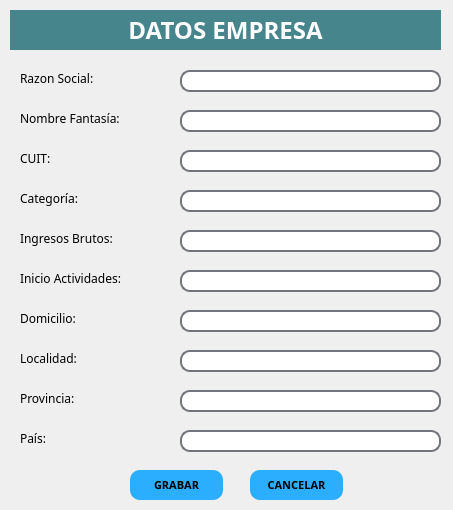
<?xml version="1.0" encoding="UTF-8"?>
<ui version="4.0">
 <class>ventana_Datos_Empresa</class>
 <widget class="QWidget" name="ventana_Datos_Empresa">
  <property name="geometry">
   <rect>
    <x>0</x>
    <y>0</y>
    <width>453</width>
    <height>510</height>
   </rect>
  </property>
  <property name="minimumSize">
   <size>
    <width>453</width>
    <height>510</height>
   </size>
  </property>
  <property name="maximumSize">
   <size>
    <width>453</width>
    <height>510</height>
   </size>
  </property>
  <property name="windowTitle">
   <string>Form</string>
  </property>
  <property name="styleSheet">
   <string notr="true">QLineEdit{
border-radius:10px;
border:2px solid rgb(114, 117, 126)
}

QLineEdit:hover{
border-radius:10px;
border:2px solid rgb(44, 182, 125)
}

QLineEdit:focus{
border-radius:10px;
border:2px solid rgb(127, 90, 240)
}</string>
  </property>
  <widget class="QLabel" name="labelArticulo_2">
   <property name="geometry">
    <rect>
     <x>10</x>
     <y>10</y>
     <width>431</width>
     <height>40</height>
    </rect>
   </property>
   <property name="minimumSize">
    <size>
     <width>0</width>
     <height>40</height>
    </size>
   </property>
   <property name="maximumSize">
    <size>
     <width>16777215</width>
     <height>40</height>
    </size>
   </property>
   <property name="font">
    <font>
     <family>Goldman</family>
     <pointsize>18</pointsize>
     <weight>75</weight>
     <bold>true</bold>
    </font>
   </property>
   <property name="styleSheet">
    <string notr="true">QLabel{
background-color:#46858b;
color:#ffffff
}</string>
   </property>
   <property name="text">
    <string>DATOS EMPRESA</string>
   </property>
   <property name="alignment">
    <set>Qt::AlignCenter</set>
   </property>
  </widget>
  <widget class="QLabel" name="label">
   <property name="geometry">
    <rect>
     <x>20</x>
     <y>70</y>
     <width>111</width>
     <height>16</height>
    </rect>
   </property>
   <property name="font">
    <font>
     <family>Goldman</family>
     <pointsize>9</pointsize>
    </font>
   </property>
   <property name="text">
    <string>Razon Social:</string>
   </property>
  </widget>
  <widget class="QLineEdit" name="lineEdit_razon_social_empresa">
   <property name="geometry">
    <rect>
     <x>180</x>
     <y>70</y>
     <width>261</width>
     <height>22</height>
    </rect>
   </property>
  </widget>
  <widget class="QLabel" name="label_2">
   <property name="geometry">
    <rect>
     <x>20</x>
     <y>110</y>
     <width>151</width>
     <height>16</height>
    </rect>
   </property>
   <property name="font">
    <font>
     <family>Goldman</family>
     <pointsize>9</pointsize>
    </font>
   </property>
   <property name="text">
    <string>Nombre Fantasía:</string>
   </property>
  </widget>
  <widget class="QLineEdit" name="lineEdit_nombre_fantasia_empresa">
   <property name="geometry">
    <rect>
     <x>180</x>
     <y>110</y>
     <width>261</width>
     <height>22</height>
    </rect>
   </property>
  </widget>
  <widget class="QLabel" name="label_3">
   <property name="geometry">
    <rect>
     <x>20</x>
     <y>150</y>
     <width>81</width>
     <height>16</height>
    </rect>
   </property>
   <property name="font">
    <font>
     <family>Goldman</family>
     <pointsize>9</pointsize>
    </font>
   </property>
   <property name="text">
    <string>CUIT:</string>
   </property>
  </widget>
  <widget class="QLineEdit" name="lineEdit_cuit_empresa">
   <property name="geometry">
    <rect>
     <x>180</x>
     <y>150</y>
     <width>261</width>
     <height>22</height>
    </rect>
   </property>
  </widget>
  <widget class="QLabel" name="label_4">
   <property name="geometry">
    <rect>
     <x>20</x>
     <y>230</y>
     <width>141</width>
     <height>16</height>
    </rect>
   </property>
   <property name="font">
    <font>
     <family>Goldman</family>
     <pointsize>9</pointsize>
    </font>
   </property>
   <property name="text">
    <string>Ingresos Brutos:</string>
   </property>
  </widget>
  <widget class="QLineEdit" name="lineEdit_iibb_empresa">
   <property name="geometry">
    <rect>
     <x>180</x>
     <y>230</y>
     <width>261</width>
     <height>22</height>
    </rect>
   </property>
  </widget>
  <widget class="QLabel" name="label_5">
   <property name="geometry">
    <rect>
     <x>20</x>
     <y>270</y>
     <width>151</width>
     <height>16</height>
    </rect>
   </property>
   <property name="font">
    <font>
     <family>Goldman</family>
     <pointsize>9</pointsize>
    </font>
   </property>
   <property name="text">
    <string>Inicio Actividades:</string>
   </property>
  </widget>
  <widget class="QLineEdit" name="lineEdit_inicio_actividades_empresa">
   <property name="geometry">
    <rect>
     <x>180</x>
     <y>270</y>
     <width>261</width>
     <height>22</height>
    </rect>
   </property>
  </widget>
  <widget class="QLabel" name="label_6">
   <property name="geometry">
    <rect>
     <x>20</x>
     <y>310</y>
     <width>81</width>
     <height>16</height>
    </rect>
   </property>
   <property name="font">
    <font>
     <family>Goldman</family>
     <pointsize>9</pointsize>
    </font>
   </property>
   <property name="text">
    <string>Domicilio:</string>
   </property>
  </widget>
  <widget class="QLineEdit" name="lineEdit_domicilio_empresa">
   <property name="geometry">
    <rect>
     <x>180</x>
     <y>310</y>
     <width>261</width>
     <height>22</height>
    </rect>
   </property>
  </widget>
  <widget class="QLabel" name="label_7">
   <property name="geometry">
    <rect>
     <x>20</x>
     <y>350</y>
     <width>81</width>
     <height>16</height>
    </rect>
   </property>
   <property name="font">
    <font>
     <family>Goldman</family>
     <pointsize>9</pointsize>
    </font>
   </property>
   <property name="text">
    <string>Localidad:</string>
   </property>
  </widget>
  <widget class="QLineEdit" name="lineEdit_localidad_empresa">
   <property name="geometry">
    <rect>
     <x>180</x>
     <y>350</y>
     <width>261</width>
     <height>22</height>
    </rect>
   </property>
  </widget>
  <widget class="QLabel" name="label_8">
   <property name="geometry">
    <rect>
     <x>20</x>
     <y>390</y>
     <width>81</width>
     <height>16</height>
    </rect>
   </property>
   <property name="font">
    <font>
     <family>Goldman</family>
     <pointsize>9</pointsize>
    </font>
   </property>
   <property name="text">
    <string>Provincia:</string>
   </property>
  </widget>
  <widget class="QLineEdit" name="lineEdit_provincia_empresa">
   <property name="geometry">
    <rect>
     <x>180</x>
     <y>390</y>
     <width>261</width>
     <height>22</height>
    </rect>
   </property>
  </widget>
  <widget class="QLabel" name="label_9">
   <property name="geometry">
    <rect>
     <x>20</x>
     <y>430</y>
     <width>81</width>
     <height>16</height>
    </rect>
   </property>
   <property name="font">
    <font>
     <family>Goldman</family>
     <pointsize>9</pointsize>
    </font>
   </property>
   <property name="text">
    <string>País:</string>
   </property>
  </widget>
  <widget class="QLineEdit" name="lineEdit_pais_empresa">
   <property name="geometry">
    <rect>
     <x>180</x>
     <y>430</y>
     <width>261</width>
     <height>22</height>
    </rect>
   </property>
  </widget>
  <widget class="QPushButton" name="bt_grabar_datos_empresa">
   <property name="geometry">
    <rect>
     <x>130</x>
     <y>470</y>
     <width>93</width>
     <height>30</height>
    </rect>
   </property>
   <property name="minimumSize">
    <size>
     <width>0</width>
     <height>30</height>
    </size>
   </property>
   <property name="font">
    <font>
     <family>Orbitron SemiBold</family>
     <pointsize>8</pointsize>
     <weight>75</weight>
     <bold>true</bold>
    </font>
   </property>
   <property name="styleSheet">
    <string notr="true">QPushButton{
background-color:#2caeff;
border-radius:10px;
}

QPushButton:hover{
background-color:#39ffa3;
}</string>
   </property>
   <property name="text">
    <string>GRABAR</string>
   </property>
  </widget>
  <widget class="QPushButton" name="bt_cancelar_datos_empresa">
   <property name="geometry">
    <rect>
     <x>250</x>
     <y>470</y>
     <width>93</width>
     <height>30</height>
    </rect>
   </property>
   <property name="minimumSize">
    <size>
     <width>0</width>
     <height>30</height>
    </size>
   </property>
   <property name="font">
    <font>
     <family>Orbitron SemiBold</family>
     <pointsize>8</pointsize>
     <weight>75</weight>
     <bold>true</bold>
    </font>
   </property>
   <property name="styleSheet">
    <string notr="true">QPushButton{
background-color:#2caeff;
border-radius:10px;
}

QPushButton:hover{
background-color:#39ffa3;
}</string>
   </property>
   <property name="text">
    <string>CANCELAR</string>
   </property>
  </widget>
  <widget class="QLabel" name="label_10">
   <property name="geometry">
    <rect>
     <x>20</x>
     <y>190</y>
     <width>81</width>
     <height>16</height>
    </rect>
   </property>
   <property name="font">
    <font>
     <family>Goldman</family>
     <pointsize>9</pointsize>
    </font>
   </property>
   <property name="text">
    <string>Categoría:</string>
   </property>
  </widget>
  <widget class="QLineEdit" name="lineEdit_categoria_empresa">
   <property name="geometry">
    <rect>
     <x>180</x>
     <y>190</y>
     <width>261</width>
     <height>22</height>
    </rect>
   </property>
  </widget>
 </widget>
 <resources/>
 <connections/>
</ui>
